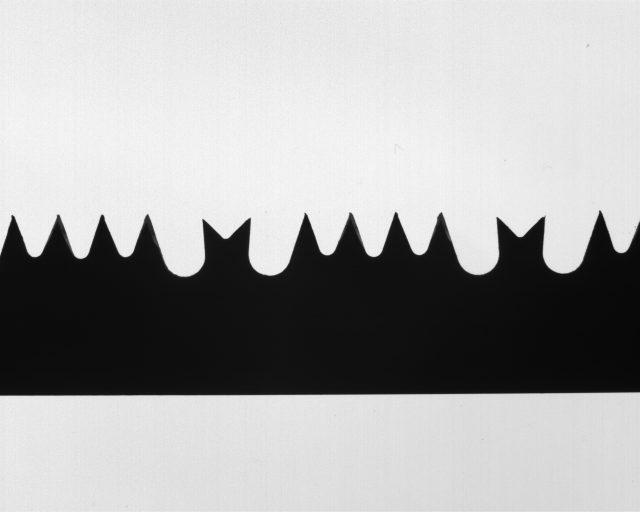
#> input picture Images/saw_01.png, 1280 x 1024 px, found by its file name (shown at 1/2 size)
$ jupyter execute InspectionBladeTools.ipynb   (shell and % lines are left out)
#> lines starting #> are read from the running program, lines starting #| are printed output that depends on the picture; after the words box and inside, x2 and y2 are one past the last pixel; in counts of white or black regions, pixels touching at a corner belong together
[cell 1]
import numpy as np
import cv2, math, time
from scipy.optimize import curve_fit
from matplotlib import pyplot as plt

# Only for jupyter notebook visualization

[cell 2]
img = cv2.imread("Images\saw_01.png", 0)
#> img is the input picture: shape (1024, 1280); min 7, max 253, mean 168.4

# Histogram of the image
plt.yticks([])
hist,bin = np.histogram(img.ravel(),256,[0,255])
#> hist = 256 values, max 51147 at index 16, min 0 at index 0, mean 5120; bin = 257 values from 0 to 255
plt.xlim([0,255])
plt.plot(hist)
plt.title('histogram')
plt.show()
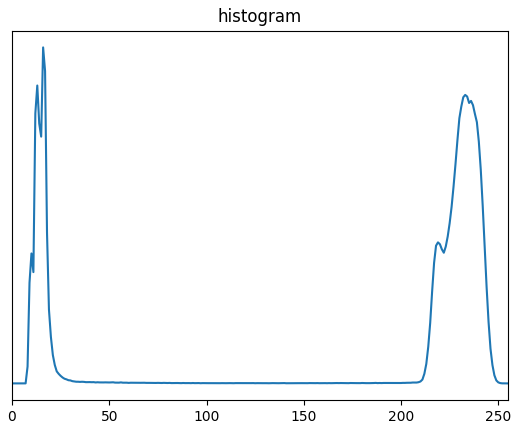
#> figure drawn by matplotlib, 1 panel

# Apply binary thresholding
ret,img_thresholded = cv2.threshold(img,127,255,cv2.THRESH_BINARY)
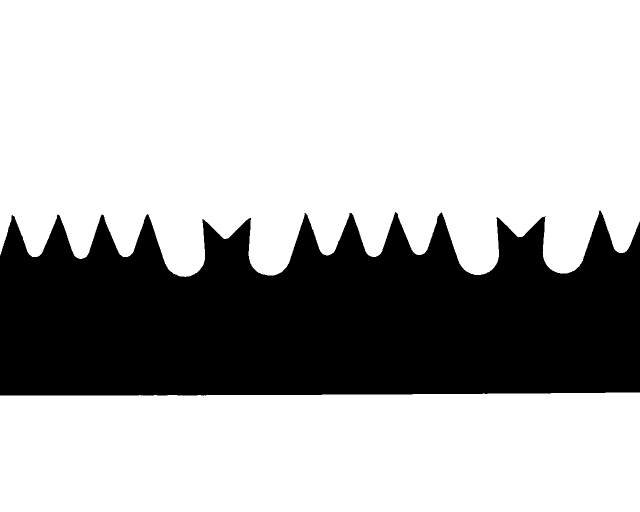
#> img_thresholded: shape (1024, 1280) (shown at 1/2 size); 70.9% white; 1 black region, box (x1, y1, x2, y2) and area: (0, 421, 1280, 791) 381747
plt.imshow(img_thresholded, cmap = 'gray')
plt.title('Binary thresholding')
plt.xticks([]), plt.yticks([])
plt.show()

# [9 lines of commented-out code are left out]
kernel = np.ones((3,3),np.uint8)
img_contours = img_thresholded - cv2.erode(img_thresholded, kernel)     # Contours are white, background is black
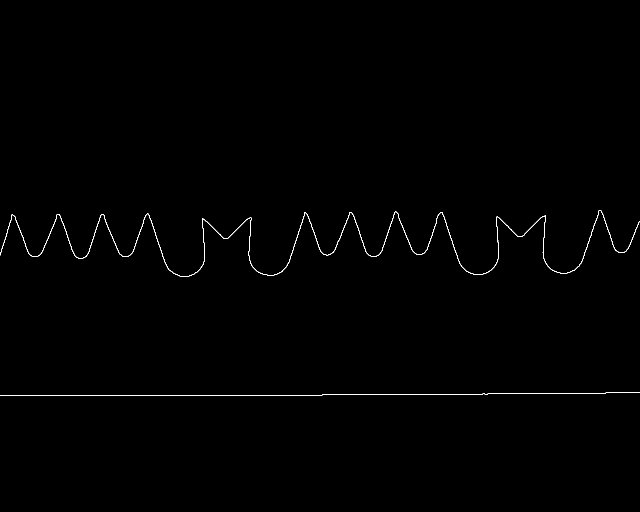
#> img_contours: shape (1024, 1280) (shown at 1/2 size); 0.38% white in thin lines or dots, all inside (x1, y1, x2, y2) = (0, 420, 1280, 792)
img_contours_negative = 255 - img_contours                              # Contours are black, background is white
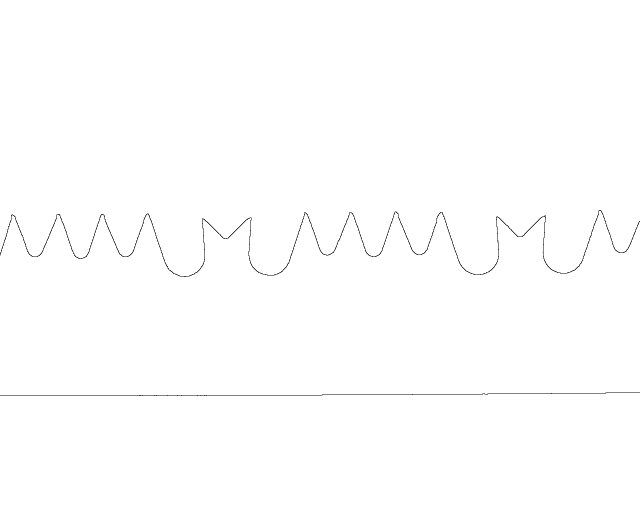
#> img_contours_negative: shape (1024, 1280) (shown at 1/2 size); 99.6% white; black in thin lines or dots, all inside (x1, y1, x2, y2) = (0, 420, 1280, 792)
plt.subplot(1,2,1)
plt.imshow(img_contours, cmap = 'gray')
plt.title('Contours')
plt.xticks([]), plt.yticks([])
plt.subplot(1,2,2)
plt.imshow(img_contours_negative, cmap = 'gray')
plt.title('Contours Negative')
plt.xticks([]), plt.yticks([])
plt.show()

# Show contours in the original image as a WHITE overlay
img_final = cv2.bitwise_or(img, img_contours)
plt.imshow(img_final, cmap = 'gray')
plt.title('Final image')
plt.xticks([]), plt.yticks([])
plt.show()

#cv2.imwrite("Images\saw_01_app_contours.png", img_final)

[cell 3]
# Implementation of RDP Algorithm (Optimized)
def RDP_Algorithm(points, epsilon):
    # get the start and end points
    start = points[0]
    end = points[-1]

    # find distance from other points to line formed by start and end
    dist_point_to_line = DPTL(points, start, end)

    # get the index of the points with the largest distance
    max_value = max(dist_point_to_line)
    max_idx = dist_point_to_line.index(max_value) + 1 #since the first (and the last point) are not included in the calculation

    result = []
    if max_value > epsilon:
        if len(points[:max_idx+1]) == 2:
            result += [list(i) for i in points[:max_idx+1] if list(i) not in result]
        else:
            partial_results_left = RDP_Algorithm(points[:max_idx+1], epsilon)
            result += [list(i) for i in partial_results_left if list(i) not in result]
        if len(points[max_idx:]) == 2:
            result += [list(i) for i in points[max_idx:] if list(i) not in result]
        else:
            partial_results_right = RDP_Algorithm(points[max_idx:], epsilon)
            result += [list(i) for i in partial_results_right if list(i) not in result]
    else:
        result += [points[0], points[-1]]

    return result

def DPTL(points, start, end):
    # return a list of distances: distance of each point in points to line formed by start and end

    # compute the angular coefficient and the constant of the line formed by start and end
    # y - mx - q = 0
    a = start[1] - end[1]
    b = end[0] - start[0]
    c = - a*start[0] - b*start[1]

    return [abs(a*points[i][0]+b*points[i][1]+c)/(math.sqrt(a**2+b**2)) for i in range(1,len(points)-1)]

If the contour points do not follow a consistent left-to-right order, you may need to implement a custom sorting method that respects the connectivity of the contour. One approach is to start from a known point and iteratively find the next point in the contour based on its connectivity to the previous point.

Sort a list of contour points based on their connectivity.

Args:
- points: List of tuples representing the contour points [(x1, y1), (x2, y2), ...]

Returns:
- Sorted list of contour points

[cell 4]
# Custom sorting algorithm - Working but not optimized
def sort_contour_points(points):
    sorted_points = sorted(points, key=lambda p: p[1])
    sorted_contour = [sorted_points[0]]
    sorted_points.remove(sorted_points[0])
    work_point = sorted_contour[0]

    while sorted_points:
        euclidean_distances = [((work_point[0] - p[0]) ** 2 + (work_point[1] - p[1]) ** 2) for p in sorted_points]

        min_distance = min(euclidean_distances)
        nearest_neighbors = [i for i in range(len(euclidean_distances)) if euclidean_distances[i] == min_distance]

        work_point = sorted_points[nearest_neighbors[0]]

        for i in nearest_neighbors:
            sorted_contour.append(sorted_points[i])

        for i in sorted(nearest_neighbors, reverse=True):
            sorted_points.remove(sorted_points[i])

    return sorted_contour

'''
Why has been necessary to sort the points of the contour?
    - The contour is a list of points that are not ordered in any way, so the first step is to order them in a way that
    makes sense. The order of the points is important because it will be used to calculate the angle between each pair of
    points, and the angle is the most important feature of the contour.
Why has been necessary to use the euclidean distance to sort the points?
    - The euclidean distance is used to find the nearest neighbor of a point, and it is used because it is the most
    straightforward way to find the nearest neighbor of a point in a 2D space.
Why has been necessary to use the nearest neighbors?
    - Because the nearest neighbors of a point are the next points in the contour, and it is important to find the nearest
    neighbors of a point to order the contour.
'''

[cell 5]
# applying RDP algorithm to the image contours
img_cc = img_contours_negative[350:600,550:]
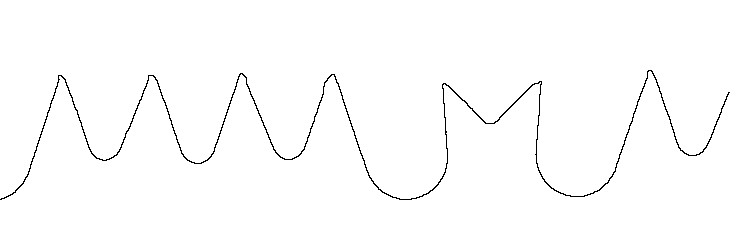
#> img_cc: shape (250, 730); 98.8% white; black in thin lines or dots, all inside (x1, y1, x2, y2) = (0, 70, 730, 200)
plt.imshow(img_cc, cmap = 'gray')
plt.title('Contours Cropped')
plt.xticks([]), plt.yticks([])
plt.show()

start = time.time()

raw_contour = [[i,j] for i in range(img_cc.shape[0]) for j in range(img_cc.shape[1]) if img_cc[i,j] == 0]
#> raw_contour = 2109 pairs, first value 70 to 199, second value 0 to 729

sorted_contour = sort_contour_points(raw_contour)
#> in sort_contour_points, `sorted_points = sorted(points, key=lambda p: p[1])`: sorted_points has the same summary as raw_contour outside sort_contour_points
#> in sort_contour_points, `sorted_contour = [sorted_points[0]]`: sorted_contour = [[199, 0]]
#> in sort_contour_points, `work_point = sorted_contour[0]`: work_point = [199, 0]
#> the loop in sort_contour_points, `while sorted_points:` made 2104 passes
#> (nearest_neighbors, work_point) on passes 1 to 3: ([1], [199, 1]), ([0], [198, 1]), ([0], [198, 2])
#> after the loop in sort_contour_points, `while sorted_points:`: sorted_contour has the same summary as raw_contour outside sort_contour_points; sorted_points = []
#> sorted_contour has the same summary as raw_contour

simplified_contour = RDP_Algorithm(sorted_contour, epsilon = 10)
#> in RDP_Algorithm, `start = points[0]`: start = [199, 0]
#> in RDP_Algorithm, `end = points[-1]`: end = [92, 729]
#> in DPTL, `a = start[1] - end[1]`: a = -729
#> in DPTL, `b = end[0] - start[0]`: b = -107
#> in DPTL, `c = - a*start[0] - b*start[1]`: c = 145071
#> in RDP_Algorithm, `dist_point_to_line = DPTL(points, start, end)`: dist_point_to_line = 2107 values, max 114.3 at index 182, min 0.0339 at index 1561, mean 41.37
#> in RDP_Algorithm, `max_value = max(dist_point_to_line)`: max_value = 114.3
#> in RDP_Algorithm, `max_idx = dist_point_to_line.index(max_value) + 1`: max_idx = 183
#> in RDP_Algorithm, `partial_results_left = RDP_Algorithm(points[:max_idx+1], epsilon)`: partial_results_left = [[199, 0], [174, 28], [75, 58]]
#> in RDP_Algorithm, `partial_results_right = RDP_Algorithm(points[max_idx:], epsilon)`: partial_results_right = [[75, 58], [158, 96], [154, 117], [75, 153], [153, 181], [163, 201], [73, 240], [159, 284], [149, 304], [74, 334], [177, 369], [199, 399], [172, 445], [83, 443], [123, 494], [81, 541], [167, 537], [196, 570], [176, 612], [70, 648], [155, 688], [147, 706], [92, 729]]
#> in RDP_Algorithm, `result += [list(i) for i in partial_results_right if list(i) not in re..`: result = 25 pairs, first value 70 to 199, second value 0 to 729
#> simplified_contour has the same summary as result in RDP_Algorithm

simplified_contour = np.array(simplified_contour)

plt.plot(simplified_contour[:,1], simplified_contour[:,0], 'b')
plt.imshow(img_cc, cmap = 'gray')
plt.title('Simplified contours')
plt.xticks([]), plt.yticks([])
plt.show()
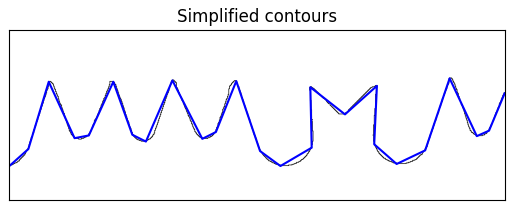
#> figure drawn by matplotlib, 1 panel

cv2.imwrite("Images\saw_01_simplified_contours.png", img_cc)
#> Out = True

$ run again, with Images/saw_02.png copied over Images/saw_01.png
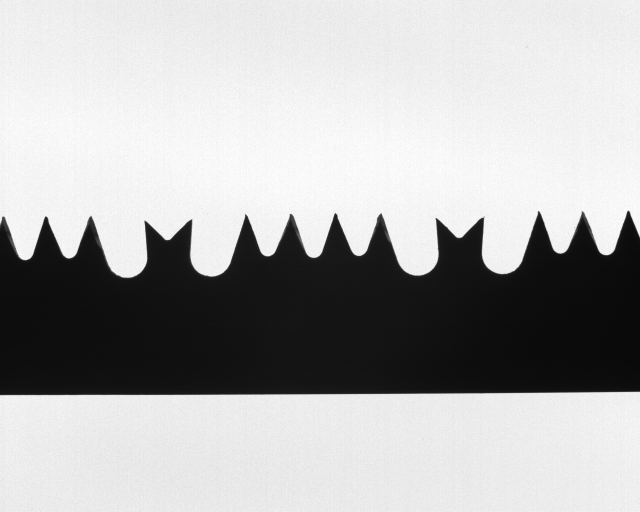
#> input picture Images/saw_02.png, 1280 x 1024 px, found by its file name (shown at 1/2 size)
#> img is the input picture: shape (1024, 1280); min 8, max 255, mean 175.6
#> hist = 256 values, max 51975 at index 239, min 0 at index 0, mean 5120; bin = 257 values from 0 to 255
#> img_thresholded: shape (1024, 1280); 71% white; 1 black region, box (x1, y1, x2, y2) and area: (0, 421, 1280, 790) 379534
#> img_contours: shape (1024, 1280); 0.38% white in thin lines or dots, all inside (x1, y1, x2, y2) = (0, 420, 1280, 791)
#> `img_cc = img_contours_negative[350:600,550:]`:
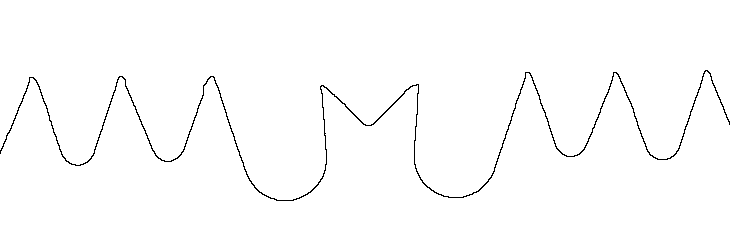
#> img_cc: shape (250, 730); 98.8% white; black in thin lines or dots, all inside (x1, y1, x2, y2) = (0, 70, 730, 201)
#> raw_contour = 2130 pairs, first value 70 to 200, second value 0 to 729
#> in sort_contour_points, `sorted_points = sorted(points, key=lambda p: p[1])`: sorted_points has the same summary as raw_contour outside sort_contour_points
#> in sort_contour_points, `sorted_contour = [sorted_points[0]]`: sorted_contour = [[150, 0]]
#> in sort_contour_points, `work_point = sorted_contour[0]`: work_point = [150, 0]
#> the loop in sort_contour_points, `while sorted_points:` made 2127 passes
#> (min_distance, nearest_neighbors, work_point) on passes 1 to 3: (1, [0, 5], [151, 0]), (1, [0], [152, 0]), (1, [0], [153, 0])
#> after the loop in sort_contour_points, `while sorted_points:`: sorted_contour has the same summary as raw_contour outside sort_contour_points; sorted_points = []
#> `sorted_contour = sort_contour_points(raw_contour)`: sorted_contour has the same summary as raw_contour
#> start = [150, 0]
#> end = [124, 729]
#> a = -729
#> b = -26
#> c = 109350
#> dist_point_to_line = 2128 values, max 71.92 at index 104, min 0.0356 at index 1, mean 30.44
#> max_value = 71.92
#> max_idx = 105
#> partial_results_left = [[150, 0], [77, 29]]
#> partial_results_right = [[77, 29], [156, 62], [165, 80], [76, 119], [161, 164], [151, 183], [76, 213], [180, 249], [200, 276], [176, 323], [85, 321], [125, 371], [84, 418], [168, 415], [197, 448], [177, 491], [72, 525], [156, 566], [149, 584], [72, 613], [159, 657], [150, 678], [70, 705], [124, 729]]
#> in RDP_Algorithm, `result += [list(i) for i in partial_results_right if list(i) not in re..`: result = 25 pairs, first value 70 to 200, second value 0 to 729
#> simplified_contour has the same summary as result in RDP_Algorithm
#> `plt.show()`:
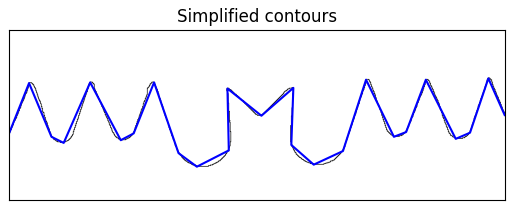
#> figure drawn by matplotlib, 1 panel
#> Out = True

$ run again, with Images/saw_03.png copied over Images/saw_01.png
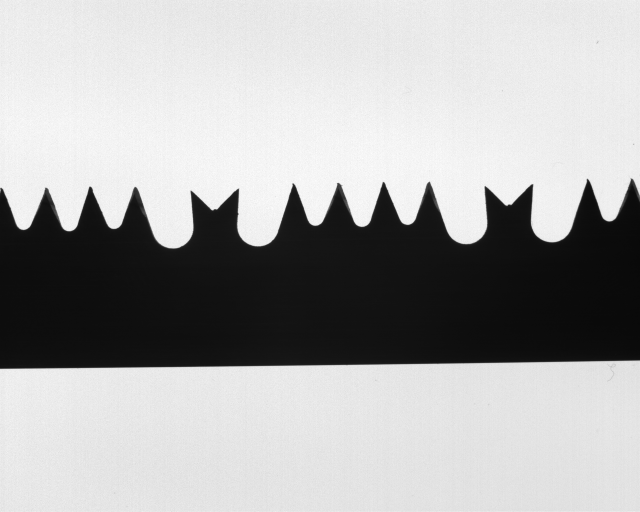
#> input picture Images/saw_03.png, 1280 x 1024 px, found by its file name (shown at 1/2 size)
#> img is the input picture: shape (1024, 1280); min 8, max 255, mean 170.9
#> hist = 256 values, max 44549 at index 229, min 0 at index 0, mean 5120; bin = 257 values from 0 to 255
#> img_thresholded: shape (1024, 1280); 70.8% white; 1 black region, box (x1, y1, x2, y2) and area: (0, 357, 1280, 738) 382914
#> img_contours: shape (1024, 1280); 0.38% white in thin lines or dots, all inside (x1, y1, x2, y2) = (0, 356, 1280, 739)
#> `img_cc = img_contours_negative[350:600,550:]`:
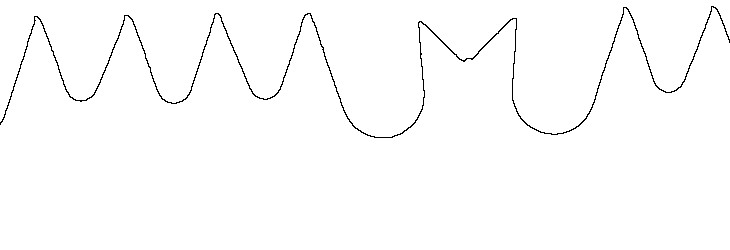
#> img_cc: shape (250, 730); 98.8% white; black in thin lines or dots, all inside (x1, y1, x2, y2) = (0, 6, 730, 138)
#> raw_contour = 2158 pairs, first value 6 to 137, second value 0 to 729
#> in sort_contour_points, `sorted_points = sorted(points, key=lambda p: p[1])`: sorted_points has the same summary as raw_contour outside sort_contour_points
#> in sort_contour_points, `sorted_contour = [sorted_points[0]]`: sorted_contour = [[122, 0]]
#> in sort_contour_points, `work_point = sorted_contour[0]`: work_point = [122, 0]
#> the loop in sort_contour_points, `while sorted_points:` made 2149 passes
#> (min_distance, nearest_neighbors, work_point) on passes 1 to 3: (1, [0, 3], [123, 0]), (1, [0], [124, 0]), (10, [0], [121, 1])
#> after the loop in sort_contour_points, `while sorted_points:`: sorted_contour has the same summary as raw_contour outside sort_contour_points; sorted_points = []
#> `sorted_contour = sort_contour_points(raw_contour)`: sorted_contour has the same summary as raw_contour
#> start = [122, 0]
#> end = [42, 729]
#> a = -729
#> b = -80
#> c = 88938
#> dist_point_to_line = 2156 values, max 101.7 at index 142, min 0.015 at index 540, mean 37.06
#> max_value = 101.7
#> max_idx = 143
#> partial_results_left = [[122, 0], [16, 34]]
#> partial_results_right = 25 pairs, first value 6 to 137, second value 34 to 729
#> in RDP_Algorithm, `result += [list(i) for i in partial_results_right if list(i) not in re..`: result = 26 pairs, first value 6 to 137, second value 0 to 729
#> simplified_contour has the same summary as result in RDP_Algorithm
#> `plt.show()`:
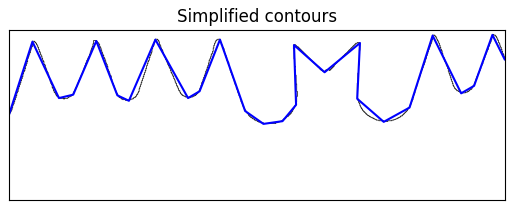
#> figure drawn by matplotlib, 1 panel
#> Out = True

$ run again, with Images/saw_04.png copied over Images/saw_01.png
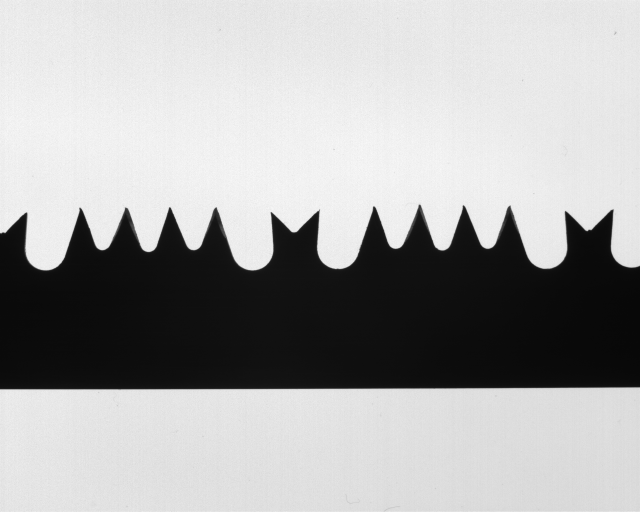
#> input picture Images/saw_04.png, 1280 x 1024 px, found by its file name (shown at 1/2 size)
#> img is the input picture: shape (1024, 1280); min 7, max 254, mean 168.8
#> hist = 256 values, max 49597 at index 16, min 0 at index 0, mean 5120; bin = 257 values from 0 to 255
#> `ret,img_thresholded = cv2.threshold(img,127,255,cv2.THRESH_BINARY)`:
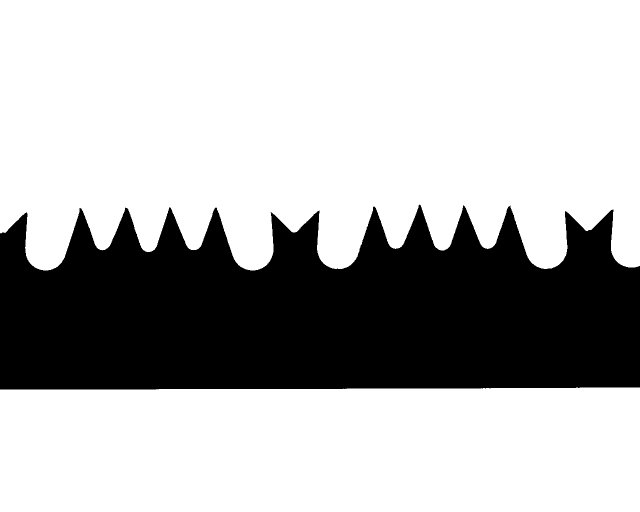
#> img_thresholded: shape (1024, 1280) (shown at 1/2 size); 71% white; 1 black region, box (x1, y1, x2, y2) and area: (0, 409, 1280, 779) 379822
#> img_contours: shape (1024, 1280); 0.38% white in thin lines or dots, all inside (x1, y1, x2, y2) = (0, 408, 1280, 780)
#> img_cc: shape (250, 730); 98.9% white; black in thin lines or dots, all inside (x1, y1, x2, y2) = (0, 58, 730, 188)
#> raw_contour = 2060 pairs, first value 58 to 187, second value 0 to 729
#> in sort_contour_points, `sorted_points = sorted(points, key=lambda p: p[1])`: sorted_points has the same summary as raw_contour outside sort_contour_points
#> in sort_contour_points, `sorted_contour = [sorted_points[0]]`: sorted_contour = [[79, 0]]
#> in sort_contour_points, `work_point = sorted_contour[0]`: work_point = [79, 0]
#> the loop in sort_contour_points, `while sorted_points:` made 2055 passes
#> work_point on passes 1 to 3: [80, 0], [80, 1], [81, 1]
#> after the loop in sort_contour_points, `while sorted_points:`: sorted_contour has the same summary as raw_contour outside sort_contour_points; sorted_points = []
#> `sorted_contour = sort_contour_points(raw_contour)`: sorted_contour has the same summary as raw_contour
#> start = [79, 0]
#> end = [181, 729]
#> a = -729
#> b = 102
#> c = 57591
#> dist_point_to_line = 2058 values, max 104.7 at index 1877, min 0.0163 at index 2003, mean 36.07
#> max_value = 104.7
#> max_idx = 1878
#> partial_results_left = [[79, 0], [114, 40], [70, 89], [164, 88], [187, 134], [163, 164], [62, 196], [147, 241], [58, 290], [140, 318], [150, 338], [60, 375], [147, 424], [60, 471], [164, 505], [187, 544], [158, 582], [71, 580], [111, 625], [68, 677]]
#> partial_results_right = [[68, 677], [158, 674], [181, 696], [181, 729]]
#> in RDP_Algorithm, `result += [list(i) for i in partial_results_right if list(i) not in re..`: result = [[79, 0], [114, 40], [70, 89], [164, 88], [187, 134], [163, 164], [62, 196], [147, 241], [58, 290], [140, 318], [150, 338], [60, 375], [147, 424], [60, 471], [164, 505], [187, 544], [158, 582], [71, 580], [111, 625], [68, 677], [158, 674], [181, 696], [181, 729]]
#> `simplified_contour = RDP_Algorithm(sorted_contour, epsilon = 10)`: simplified_contour has the same summary as result in RDP_Algorithm
#> `simplified_contour = np.array(simplified_contour)`: simplified_contour = 23 rows, first 8: [79, 0], [114, 40], [70, 89], [164, 88], [187, 134], [163, 164], [62, 196], [147, 241]
#> `plt.show()`:
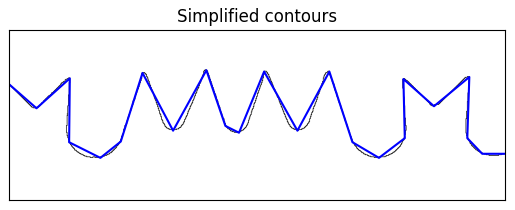
#> figure drawn by matplotlib, 1 panel
#> Out = True
